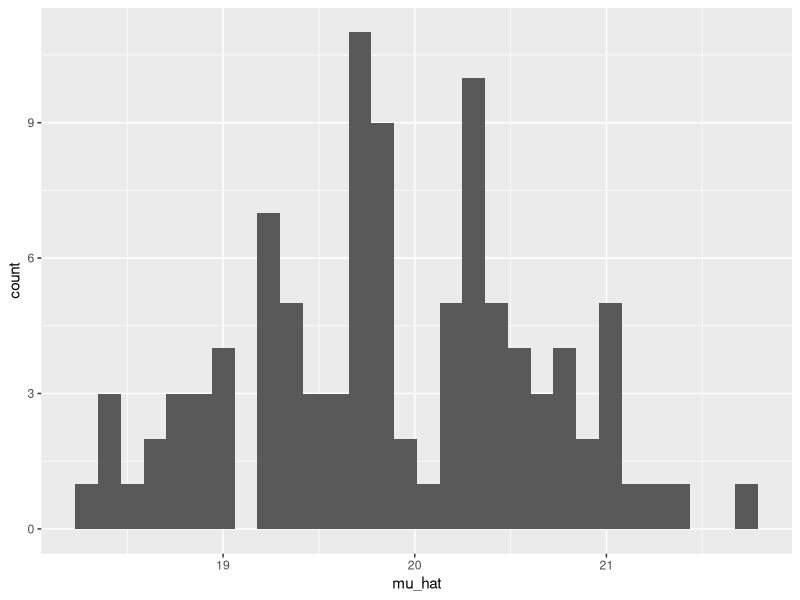
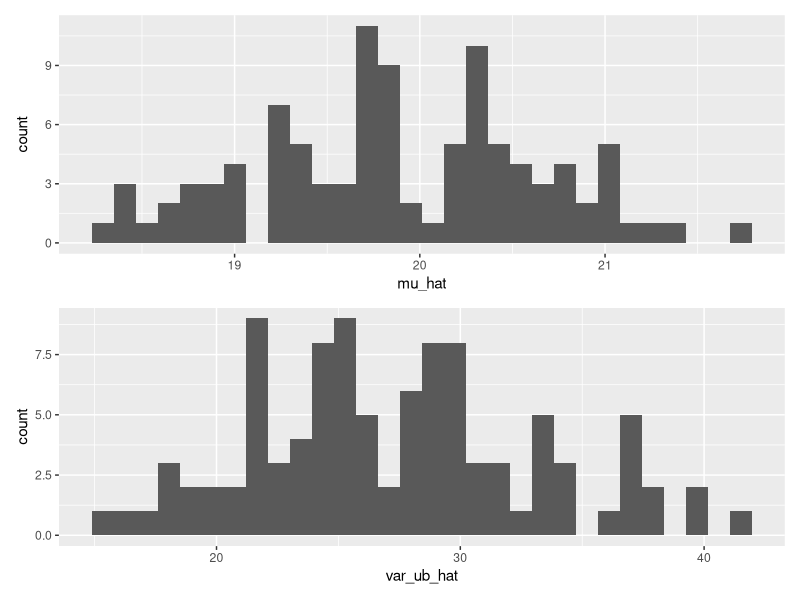
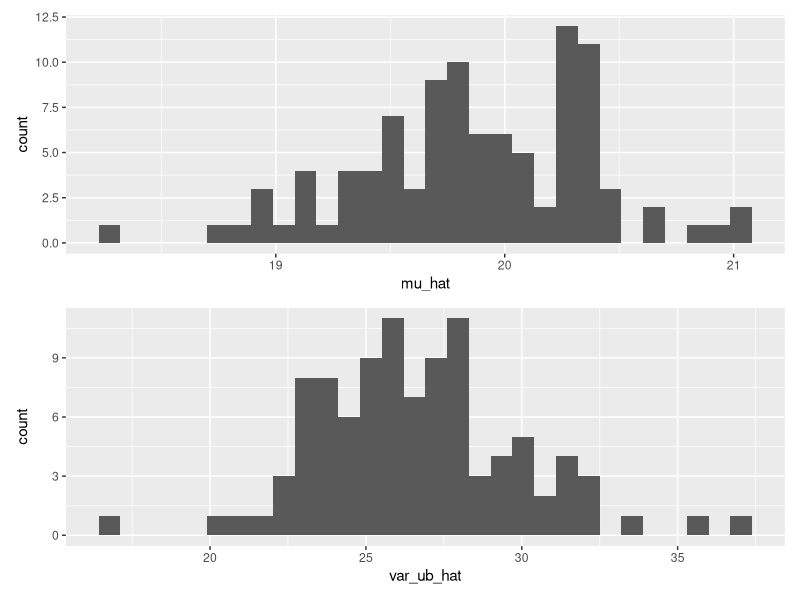
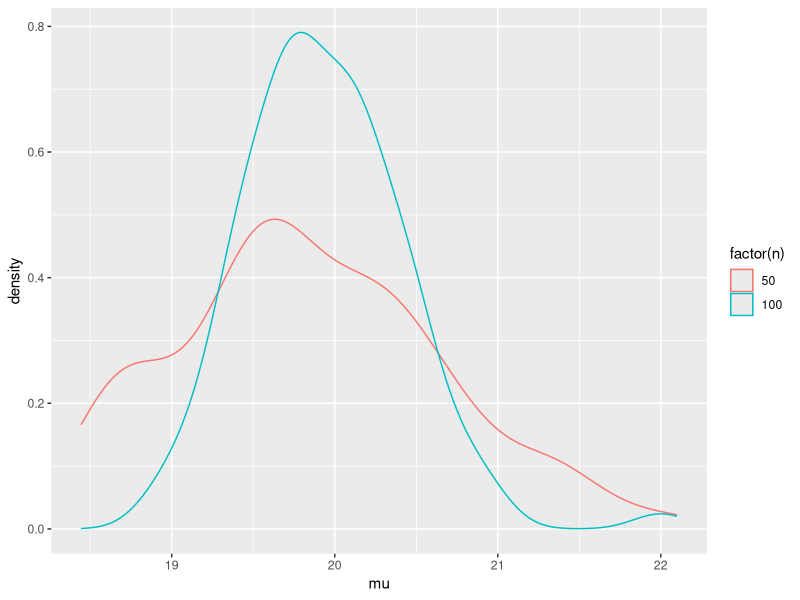
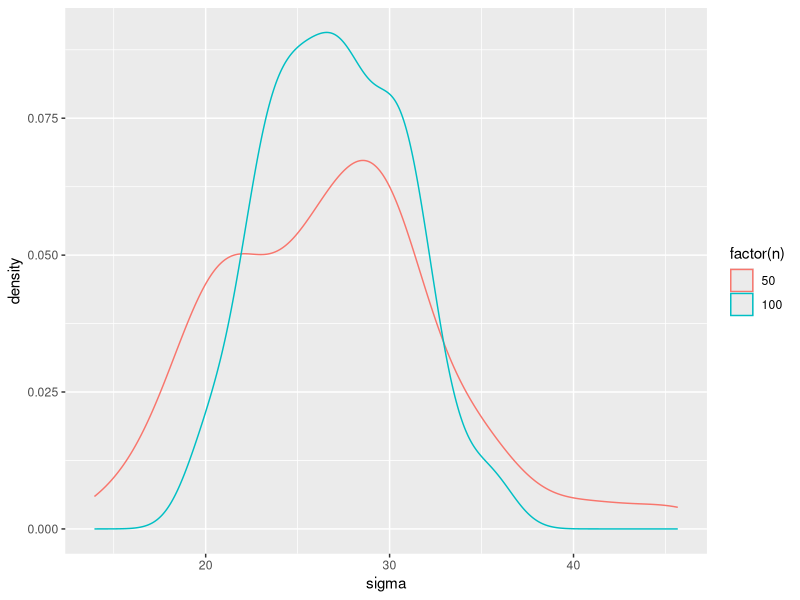
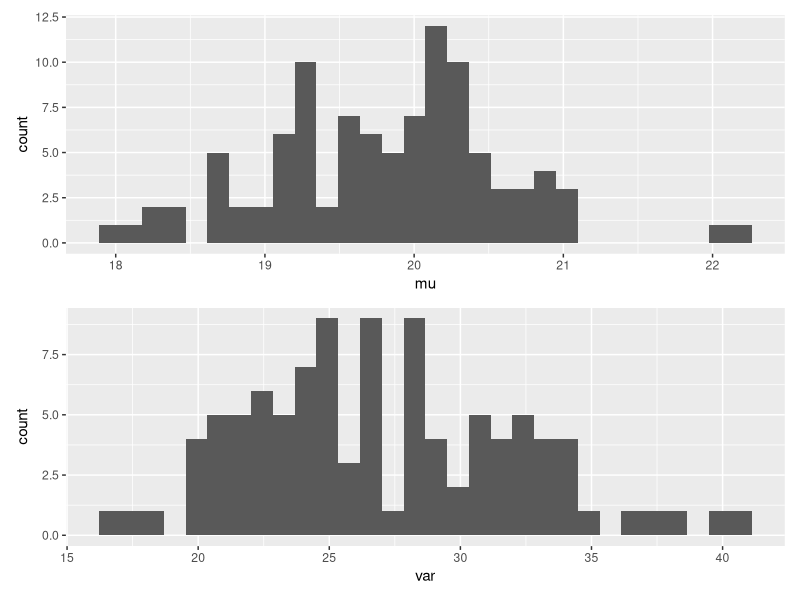

Source code (R) for these figures, in order:
# setup -------------------------------------------------------------------
rm(list = ls())

#source("code/set_library.R")
library(tidyverse)
library(patchwork)
# exercise 1 --------------------------------------------------------------

df_h0 <- read_csv(here::here("data_raw/data_plant_height.csv"))

## 50 measures
set.seed(3)
mu_i <- var_ub_i <- NULL

for (i in 1:100) {
  
  df_i <- df_h0 %>% 
    sample_n(size = 50)
  
  mu_i[i] <- mean(df_i$height)
  
  var_ub_i[i] <- var(df_i$height)
}

df_sample <- tibble(mu_hat = mu_i,
                    var_ub_hat = var_ub_i)

# histogram for mu
(g_mu <- df_sample %>% 
  ggplot(aes(x = mu_hat)) +
  geom_histogram())

# histogram for unbiased variance
g_var_ub <- df_sample %>% 
  ggplot(aes(x = var_ub_hat)) +
  geom_histogram() 

g_mu / g_var_ub


## 100 measures

mu_i <- var_ub_i <- NULL

for (i in 1:100) {
  
  df_i <- df_h0 %>% 
    sample_n(size = 100)
  
  mu_i[i] <- mean(df_i$height)
  
  var_ub_i[i] <- var(df_i$height)
}

df_sample <- tibble(mu_hat = mu_i,
                    var_ub_hat = var_ub_i)

# histogram for mu
g_mu <- df_sample %>% 
    ggplot(aes(x = mu_hat)) +
    geom_histogram()

# histogram for unbiased variance
g_var_ub <- df_sample %>% 
  ggplot(aes(x = var_ub_hat)) +
  geom_histogram()

g_mu / g_var_ub

## second approach - combination of lapply, function for loop
df_m <- lapply(X = c(50,100),
               function(x){
                 
                 mu <- sigma <- NULL
                 
                 for(i in 1:100) {
                   df_i <- df_h0 %>% 
                     sample_n(x)
                   
                   mu[i] <- mean(df_i$height)
                   sigma[i] <- var(df_i$height)
                 }
                 
                 cout <- tibble(n = x,
                                mu = mu,
                                sigma = sigma)
                 
                 return(cout)
               }) %>% 
  bind_rows()

df_m %>% 
  ggplot(aes(x=mu,
             color = factor(n)))+
  geom_density()

df_m %>% 
  ggplot(aes(x=sigma,
             color = factor(n)))+
  geom_density()

# exercise 2 --------------------------------------------------------------

df_h10 <- df_h0 %>% 
  filter(height >= 10)

## 50 measures
mu_i <- var_i <- NULL

for (i in 1:100) {
  
  df_i <- df_h0 %>% 
    sample_n(size = 50)
  
  mu_i[i] <- mean(df_i$height)
  
  var_i[i] <- var(df_i$height)
}

df_sample <- tibble(mu = mu_i,
                    var = var_i)

# histogram for mu
g_mu_10 <- df_sample %>% 
    ggplot(aes(x = mu)) +
    geom_histogram()

# histogram for unbiased variance
g_var_10 <- df_sample %>% 
  ggplot(aes(x = var)) +
  geom_histogram()

g_mu_10 / g_var_10

